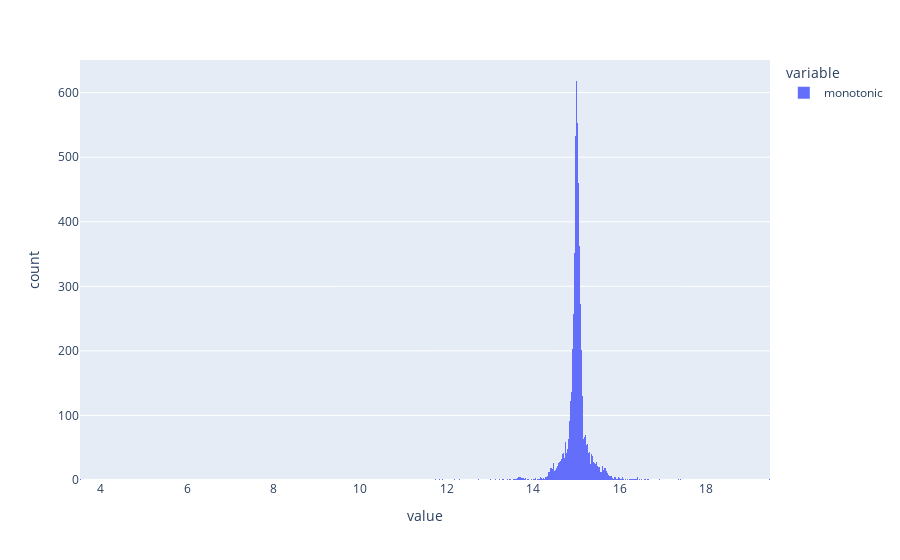

Write notebook code for a chart like this one.
### Code cell
px.histogram(1/(camera['monotonic'] - camera['monotonic'].shift(1)))

### Figure 1 — Plotly figure (JSON) as saved in the notebook; plotly's stock layout.template omitted (floating-point values rounded to 4 significant figures; data arrays with more than 128 entries replaced by an {"elided": "..."} marker saying what was removed)
{"data": [{"alignmentgroup": "True", "bingroup": "x", "hovertemplate": "variable=monotonic<br>value=%{x}<br>count=%{y}<extra></extra>", "legendgroup": "monotonic", "marker": {"color": "#636efa", "pattern": {"shape": ""}}, "name": "monotonic", "offsetgroup": "monotonic", "orientation": "v", "showlegend": true, "type": "histogram", "x": {"elided": "6752 float values"}, "xaxis": "x", "yaxis": "y"}], "layout": {"barmode": "relative", "legend": {"title": {"text": "variable"}, "tracegroupgap": 0}, "margin": {"t": 60}, "xaxis": {"anchor": "y", "domain": [0, 1], "title": {"text": "value"}}, "yaxis": {"anchor": "x", "domain": [0, 1], "title": {"text": "count"}}}}
